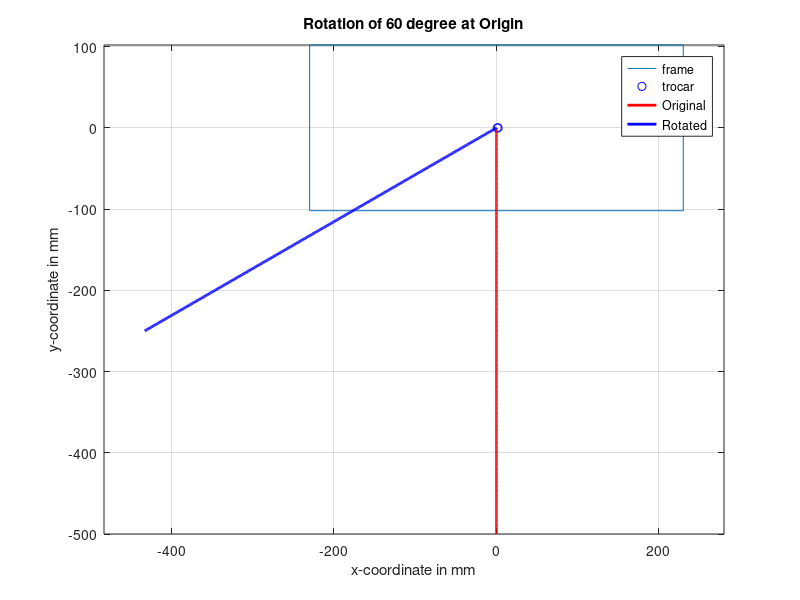

Recreate this plot in MATLAB.
%define dimension of the base 
a = [-230 230 230 -230 ; %in mm 
     102 102 -102 -102]; %in mm 

a_close = [a  a([1 2])'];%to close up the rectangle, to connect to the start point

%define the trocar point
trocar = [0;0];

%define rod length
rod_length = 500; %mm 
rod_length_x= zeros(1,501);
rod_length_y = 0:-1:-rod_length;

%calculate the 30° rotation for rod at the trocar (origin)
angle = [60];
A(:, 1) = rod_length_x; %rod length x
A(:, 2) = rod_length_y; %rod length y
% Compute the rotation matrix.
rotationMatrix = [cosd(angle) -sind(angle); sind(angle) cosd(angle)];
% Rotate the coordinates.
rotXY = A *rotationMatrix;
u=rotXY(:, 1); %rotation matrix x-coordinate
v=rotXY(:, 2); %rotation matrix y-coordinate

%plot for visualisation
figure
grid on 
plot(a_close(1,:),a_close(2,:)); %Plot frame 
hold on
plot(trocar,'bo') %plor trocar point 
hold on
plot(rod_length_x, rod_length_y,'r-','LineWidth', 2) %plot Rod in the original position (rotation = 0°)
hold on
axis equal
hold on
plot(u,v,'b-', 'LineWidth', 2) %plot Rod in rotation matrix  
title(['Rotation of ' int2str(angle) ' degree at Origin'])
xlabel('x-coordinate in mm') 
ylabel('y-coordinate in mm') 
grid on;
legend('frame','trocar','Original', 'Rotated')


